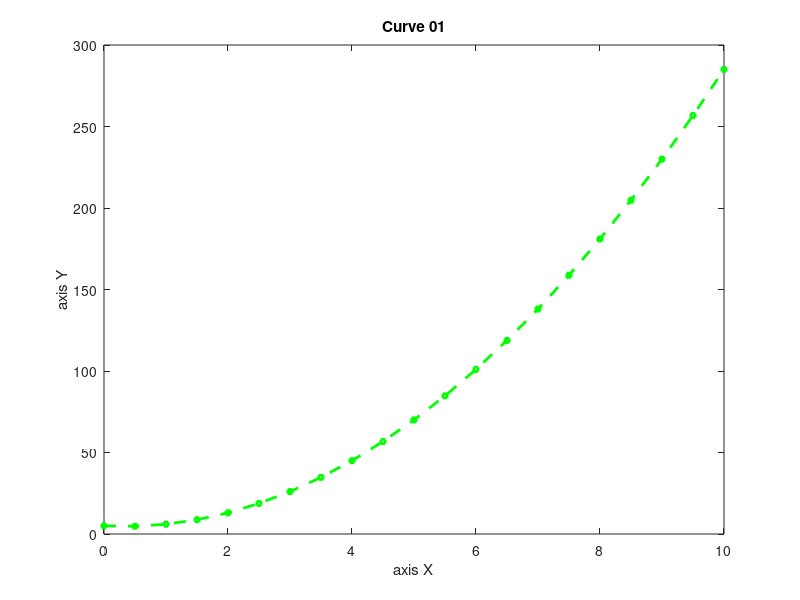

This figure's MATLAB source:
x = 0 : 0.5 : 10;
y = 3.*(x.^2)-2.*x+5;
plot(x, y, '--square', 'Linewidth', 2, 'color', 'g', 'Markersize', 3);
title('Curve 01');
xlabel('axis X');
ylabel('axis Y');